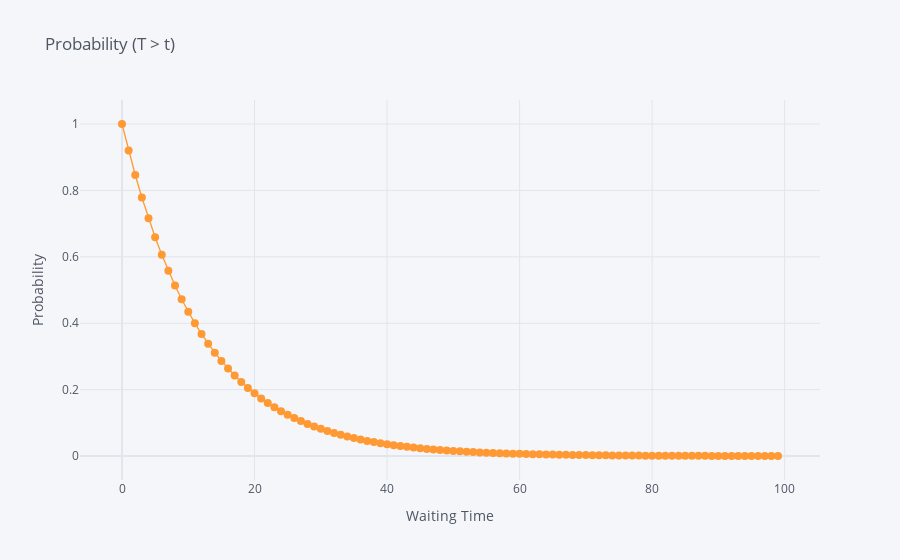

Notebook cell for this chart:
### Code cell
p_t = plot_waiting_time(events_per_minute, np.arange(100), title='Probability (T > t)')
